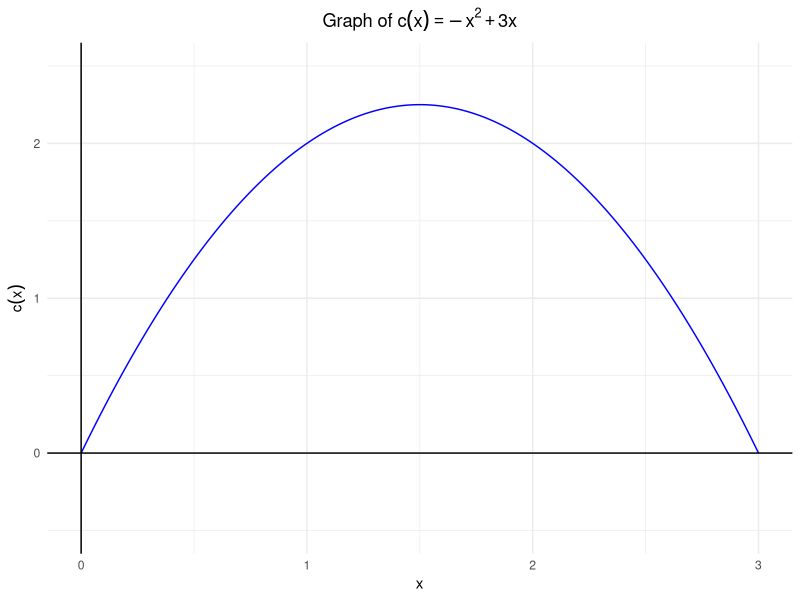

This chart was generated by the following R code:
# Load necessary library
library(ggplot2)

# Define the function c(x) = -x^2 + 3x
c_x <- function(x) {
  return(-x^2 + 3 * x)
}

# Generate x values
x_values <- seq(0, 3, length.out = 400)

# Calculate c(x) values
y_values <- c_x(x_values)

# Create a data frame for plotting
data <- data.frame(x = x_values, c_x = y_values)

# Plotting the function
ggplot(data, aes(x = x, y = c_x)) +
  geom_line(color = 'blue') +
  geom_hline(yintercept = 0, color = "black", linewidth = 0.5) +
  geom_vline(xintercept = 0, color = "black", linewidth = 0.5) +
  ggtitle(expression("Graph of " * c(x) == -x^2 + 3 * x)) +
  xlab("x") +
  ylab(expression(c(x))) +
  theme_minimal() +
  theme(plot.title = element_text(hjust = 0.5)) +
  ylim(-.5, 2.5)
